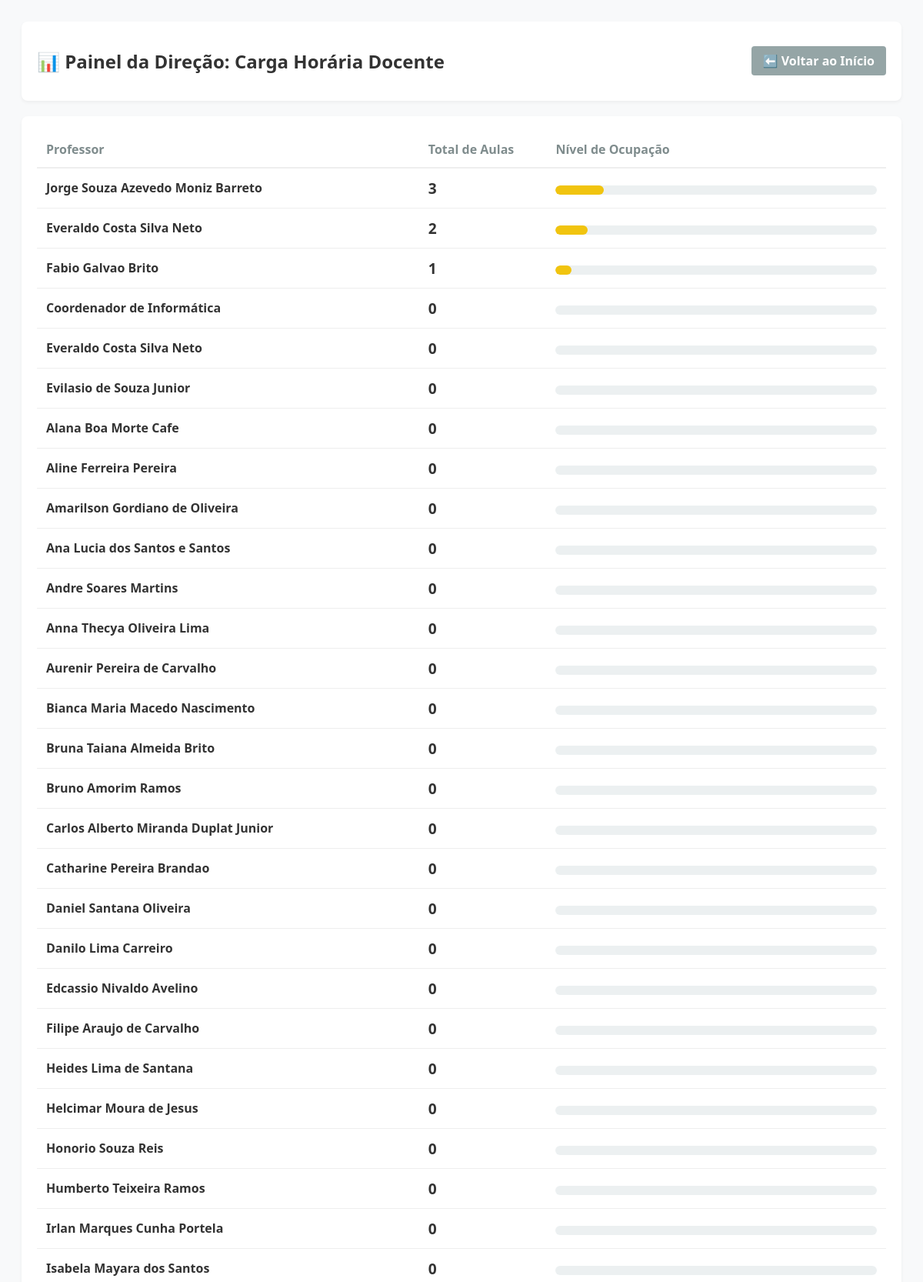
Page /direcao/carga-horaria/ (signed in, upper part) on the committed database.
### gestao/models.py (models this page shows, shortened)
class Professor(models.Model):
    usuario = models.OneToOneField(User, on_delete=models.CASCADE, null=True, blank=True, related_name='professor')
    nome_completo = models.CharField(max_length=150)
    matricula = models.CharField(max_length=20, unique=True, null=True, blank=True)
    is_coordenador = models.BooleanField(default=False)
    is_diretor = models.BooleanField(default=False) # Adicione esta linha

### gestao/views.py (the view)
# urls.py: path('direcao/carga-horaria/', views.relatorio_carga_horaria, name='relatorio_carga_horaria'),
@login_required
def relatorio_carga_horaria(request):
    if not (request.user.is_superuser or (hasattr(request.user, 'professor') and request.user.professor.is_diretor)):
        raise PermissionDenied("Acesso restrito à Direção do Campus.")
    professores = Professor.objects.annotate(
        total_aulas=Count('gradehoraria')
    ).order_by('-total_aulas') # O sinal de menos (-) ordena do maior para o menor
    return render(request, 'gestao/relatorio_carga.html', {'professores': professores})

### gestao/templates/gestao/relatorio_carga.html (shortened to what this page needs)
<!DOCTYPE html>
<html lang="pt-br">
<head>
</head>
<body>
    <div class="header">
        <h2>📊 Painel da Direção: Carga Horária Docente</h2>
        <a href="/" class="btn-voltar">⬅️ Voltar ao Início</a>
    </div>
    <div class="card">
        <table class="tabela-dashboard">
            <thead>
                <tr>
                    <th>Professor</th>
                    <th style="width: 15%;">Total de Aulas</th>
                    <th style="width: 40%;">Nível de Ocupação</th>
                </tr>
            </thead>
            <tbody>
                {% for prof in professores %}
                <tr>
                    <td><strong>{{ prof.nome_completo }}</strong></td>
                    <td style="font-size: 1.2em; font-weight: bold;">{{ prof.total_aulas }}</td>
                    <td>
                        {% widthratio prof.total_aulas 20 100 as porcentagem %}
                        <div class="barra-fundo">
                            <div class="barra-preenchimento
                                {% if prof.total_aulas >= 16 %}carga-alta
                                {% elif prof.total_aulas >= 8 %}carga-media
                                {% else %}carga-baixa{% endif %}"
                                style="width: {% if prof.total_aulas > 20 %}100{% else %}{{ porcentagem }}{% endif %}%;">
                            </div>
                        </div>
                    </td>
                </tr>
                {% empty %}
                <tr>
                    <td colspan="3" style="text-align: center; color: #7f8c8d;">Nenhuma aula cadastrada na base de dados ainda.</td>
                </tr>
                {% endfor %}
            </tbody>
        </table>
    </div>
</body>
</html>

### gestao/templates/gestao/relatorio_carga.html (style rules this page uses)
body { font-family: 'Segoe UI', Tahoma, sans-serif; background: #f8f9fa; padding: 20px; color: #333; }
.header { display: flex; justify-content: space-between; align-items: center; background: white; padding: 15px 20px; border-radius: 8px; box-shadow: 0 2px 4px rgba(0,0,0,0.05); margin-bottom: 20px; }
.btn-voltar { text-decoration: none; padding: 8px 15px; background: #95a5a6; color: white; border-radius: 4px; font-weight: bold; }
.card { background: white; padding: 20px; border-radius: 8px; box-shadow: 0 2px 4px rgba(0,0,0,0.05); margin-bottom: 15px; }
.tabela-dashboard { width: 100%; border-collapse: collapse; }
.tabela-dashboard th { text-align: left; padding: 12px; border-bottom: 2px solid #eee; color: #7f8c8d; }
.tabela-dashboard td { padding: 12px; border-bottom: 1px solid #eee; vertical-align: middle; }
.barra-fundo { width: 100%; background: #ecf0f1; border-radius: 10px; height: 12px; overflow: hidden; margin-top: 5px; }
.barra-preenchimento { height: 100%; border-radius: 10px; transition: width 0.5s; }
.carga-baixa { background: #f1c40f; }

### rows in the picture
Professor: nome_completo "Jorge Souza Azevedo Moniz Barreto", total_aulas "3"
Professor: nome_completo "Everaldo Costa Silva Neto", total_aulas "2"
Professor: nome_completo "Fabio Galvao Brito", total_aulas "1"
Professor: nome_completo "Coordenador de Informática", total_aulas "0"
Professor: nome_completo "Everaldo Costa Silva Neto", total_aulas "0"
Professor: nome_completo "Evilasio de Souza Junior", total_aulas "0"
Professor: nome_completo "Alana Boa Morte Cafe", total_aulas "0"
Professor: nome_completo "Aline Ferreira Pereira", total_aulas "0"
Professor: nome_completo "Amarilson Gordiano de Oliveira", total_aulas "0"
Professor: nome_completo "Ana Lucia dos Santos e Santos", total_aulas "0"
Professor: nome_completo "Andre Soares Martins", total_aulas "0"
Professor: nome_completo "Anna Thecya Oliveira Lima", total_aulas "0"
Professor: nome_completo "Aurenir Pereira de Carvalho", total_aulas "0"
Professor: nome_completo "Bianca Maria Macedo Nascimento", total_aulas "0"
Professor: nome_completo "Bruna Taiana Almeida Brito", total_aulas "0"
Professor: nome_completo "Bruno Amorim Ramos", total_aulas "0"
Professor: nome_completo "Carlos Alberto Miranda Duplat Junior", total_aulas "0"
Professor: nome_completo "Catharine Pereira Brandao", total_aulas "0"
Professor: nome_completo "Daniel Santana Oliveira", total_aulas "0"
Professor: nome_completo "Danilo Lima Carreiro", total_aulas "0"
Professor: nome_completo "Edcassio Nivaldo Avelino", total_aulas "0"
Professor: nome_completo "Filipe Araujo de Carvalho", total_aulas "0"
Professor: nome_completo "Heides Lima de Santana", total_aulas "0"
Professor: nome_completo "Helcimar Moura de Jesus", total_aulas "0"
Professor: nome_completo "Honorio Souza Reis", total_aulas "0"
Professor: nome_completo "Humberto Teixeira Ramos", total_aulas "0"
Professor: nome_completo "Irlan Marques Cunha Portela", total_aulas "0"
Professor: nome_completo "Isabela Mayara dos Santos", total_aulas "0"
